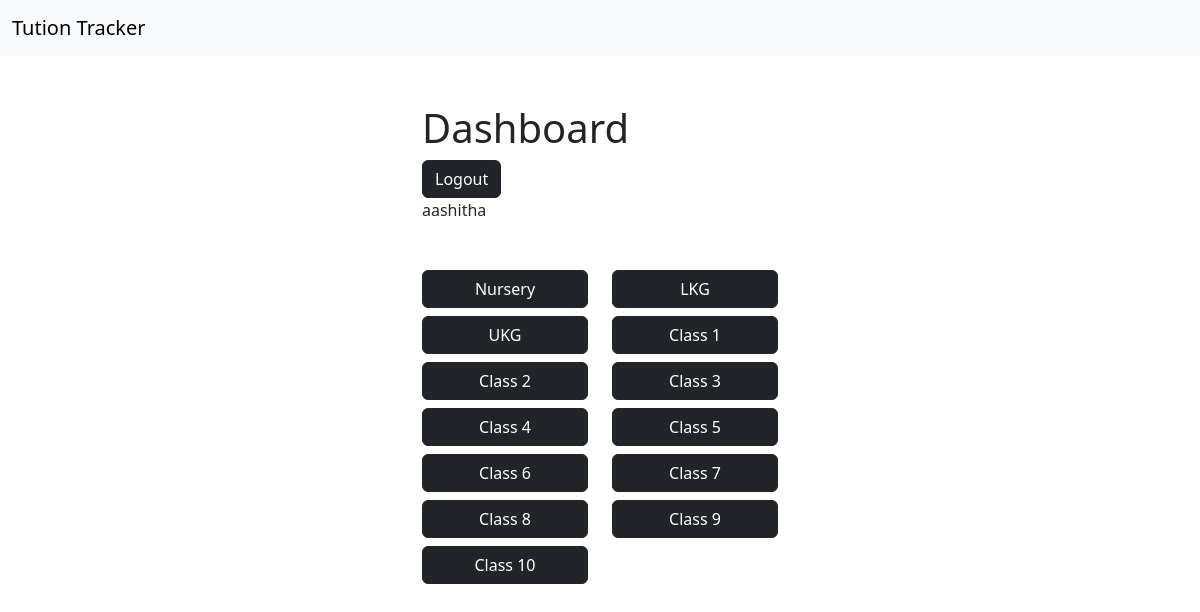
The page /dashboard/ (signed in) on the database its author committed.
### main/models.py (models this page shows)
class Class(models.Model):
    name = models.CharField("Student Class", max_length=20, unique=True)
    def __str__(self):
        return self.name
    class Meta:
        verbose_name_plural = 'Classes'

### main/views.py (the view)
# urls.py: path('dashboard/', views.dashboard, name='dashboard'),
@login_required
def dashboard(request):
    return render(request, 'main/dashboard.html', {
        "classes": Class.objects.all()
    })

### main/templates/main/dashboard.html (shortened to what this page needs)
{% extends 'base.html' %}
{% block content %}
<div class="container mt-5">
    <div class="row">
        <div class="col-md-4"></div>
        <div class="col-md-4">
            <h1>Dashboard</h1>
            {% if user.is_authenticated %}
            <form action="{% url 'logout' %}" method="post">
            <button class="btn btn-dark">Logout</button>
            </form>
    {% else %}
    <a href="{% url 'login' %}">Login</a>
    {% endif %}
    <p>{{ user.username | default:"Guest" }}</p>
            <div class="row row-cols-2 mt-5">
                {% for class in classes %}
                    <div class="col">
                        <a class="btn btn-dark w-100 mb-2" href="{% url 'students' class.id %}">{{class}}</a>
                    </div>
                {% endfor %}
            </div>
        </div>
        <div class="col-md-4">
        </div>
    </div>
</div>
{% endblock content %}

### rows shown on the page
Class: name "Nursery"
Class: name "LKG"
Class: name "UKG"
Class: name "Class 1"
Class: name "Class 2"
Class: name "Class 3"
Class: name "Class 4"
Class: name "Class 5"
Class: name "Class 6"
Class: name "Class 7"
Class: name "Class 8"
Class: name "Class 9"
Class: name "Class 10"

### other values the page prints
{{ user.username | default:"Guest" }} "aashitha"
